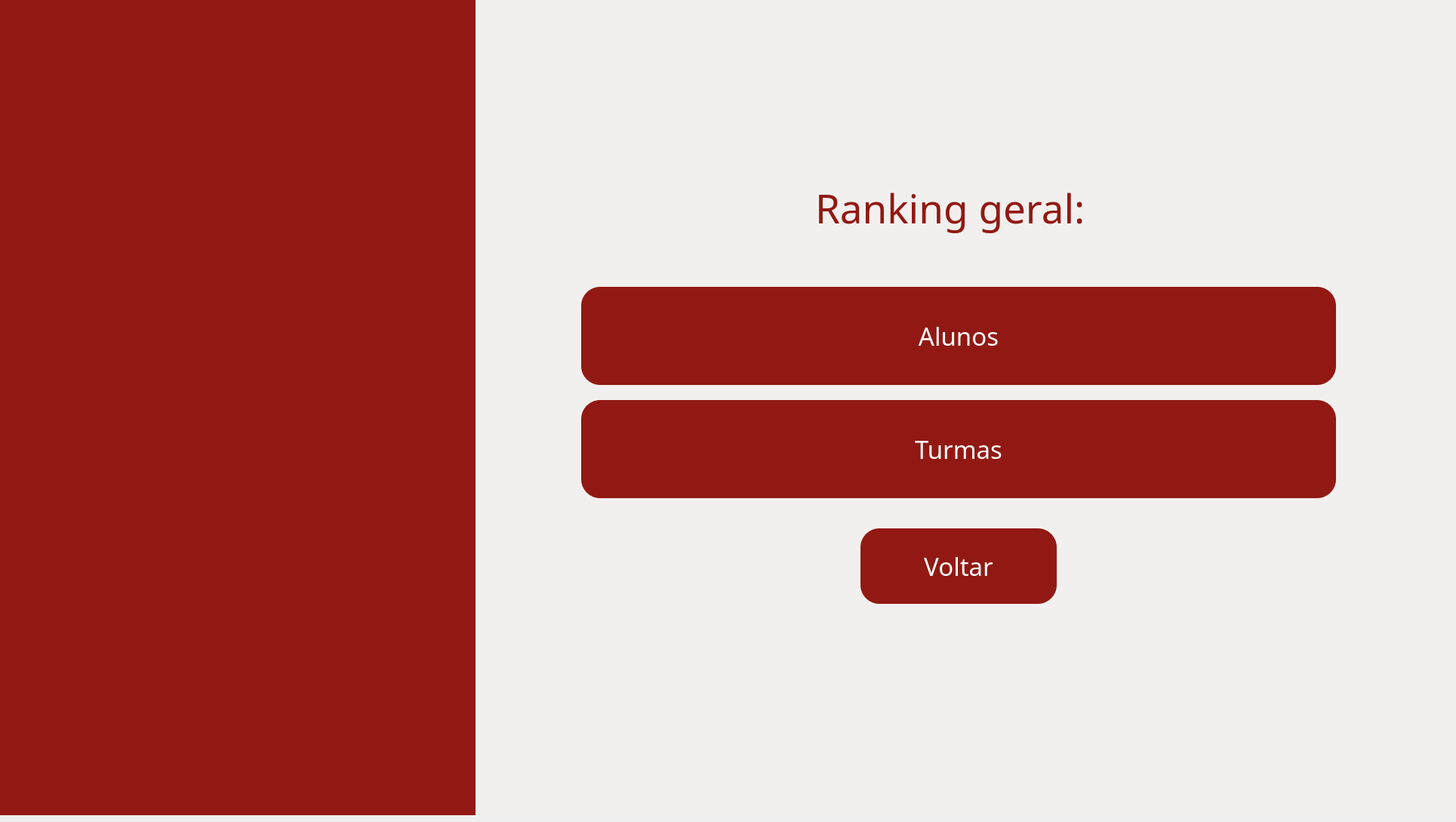
    <widget class="QWidget" name="pg_ranking_nav">
     <widget class="QWidget" name="fundo_ranking_2" native="true">
      <property name="geometry">
       <rect>
        <x>0</x>
        <y>0</y>
        <width>1920</width>
        <height>1080</height>
       </rect>
      </property>
      <property name="styleSheet">
       <string notr="true">background-color: #F2F0EF;
</string>
      </property>
      <widget class="QWidget" name="barra_ranking_2" native="true">
       <property name="geometry">
        <rect>
         <x>0</x>
         <y>-11</y>
         <width>630</width>
         <height>1091</height>
        </rect>
       </property>
       <property name="styleSheet">
        <string notr="true">background-color: #921913;</string>
       </property>
       <widget class="QLabel" name="img_fundo_ranking_2">
        <property name="geometry">
         <rect>
          <x>-50</x>
          <y>-50</y>
          <width>721</width>
          <height>1171</height>
         </rect>
        </property>
        <property name="text">
         <string/>
        </property>
        <property name="pixmap">
         <pixmap>../../assets/images/fundoetec.png</pixmap>
        </property>
        <property name="scaledContents">
         <bool>true</bool>
        </property>
       </widget>
      </widget>
      <widget class="QLabel" name="lbl_ranking_ranking_2">
       <property name="geometry">
        <rect>
         <x>1080</x>
         <y>240</y>
         <width>471</width>
         <height>71</height>
        </rect>
       </property>
       <property name="font">
        <font>
         <family>Arbutus Slab</family>
         <pointsize>40</pointsize>
        </font>
       </property>
       <property name="styleSheet">
        <string notr="true">color: #921913;</string>
       </property>
       <property name="text">
        <string>Ranking geral:</string>
       </property>
      </widget>
      <widget class="QPushButton" name="btn_voltarareaprof2_2">
       <property name="geometry">
        <rect>
         <x>1140</x>
         <y>700</y>
         <width>260</width>
         <height>100</height>
        </rect>
       </property>
       <property name="font">
        <font>
         <family>Arbutus Slab</family>
         <pointsize>25</pointsize>
        </font>
       </property>
       <property name="styleSheet">
        <string notr="true">QPushButton{
    background-color: #921913;
    border: none;
    border-radius: 25px;
    color: white;
}

QPushButton:hover{
    background-color: #7a1410;
}

QPushButton:pressed{
    background-color: #5a0f0c;
}</string>
       </property>
       <property name="text">
        <string>Voltar</string>
       </property>
      </widget>
      <widget class="QPushButton" name="btn_rankingturmas_2">
       <property name="geometry">
        <rect>
         <x>770</x>
         <y>530</y>
         <width>1000</width>
         <height>130</height>
        </rect>
       </property>
       <property name="font">
        <font>
         <family>Arbutus Slab</family>
         <pointsize>25</pointsize>
        </font>
       </property>
       <property name="styleSheet">
        <string notr="true">QPushButton{
    background-color: #921913;
    border: none;
    border-radius: 25px;
    color: white;
}

QPushButton:hover{
    background-color: #7a1410;
}

QPushButton:pressed{
    background-color: #5a0f0c;
}</string>
       </property>
       <property name="text">
        <string>Turmas</string>
       </property>
      </widget>
      <widget class="QPushButton" name="btn_rankingalunos_2">
       <property name="geometry">
        <rect>
         <x>770</x>
         <y>380</y>
         <width>1000</width>
         <height>130</height>
        </rect>
       </property>
       <property name="font">
        <font>
         <family>Arbutus Slab</family>
         <pointsize>25</pointsize>
        </font>
       </property>
       <property name="styleSheet">
        <string notr="true">QPushButton{
    background-color: #921913;
    border: none;
    border-radius: 25px;
    color: white;
}

QPushButton:hover{
    background-color: #7a1410;
}

QPushButton:pressed{
    background-color: #5a0f0c;
}</string>
       </property>
       <property name="text">
        <string>Alunos</string>
       </property>
      </widget>
      <widget class="QLabel" name="lbl_logo_cps_inicio_12">
       <property name="geometry">
        <rect>
         <x>1690</x>
         <y>950</y>
         <width>201</width>
         <height>121</height>
        </rect>
       </property>
       <property name="text">
        <string/>
       </property>
       <property name="pixmap">
        <pixmap>../../assets/images/logoetec.png</pixmap>
       </property>
       <property name="scaledContents">
        <bool>true</bool>
       </property>
      </widget>
      <widget class="QLabel" name="lbl_logo_etec_inicio_12">
       <property name="geometry">
        <rect>
         <x>1540</x>
         <y>900</y>
         <width>171</width>
         <height>181</height>
        </rect>
       </property>
       <property name="text">
        <string/>
       </property>
       <property name="pixmap">
        <pixmap>../../assets/images/logocps.png</pixmap>
       </property>
       <property name="scaledContents">
        <bool>true</bool>
       </property>
      </widget>
     </widget>
    </widget>
